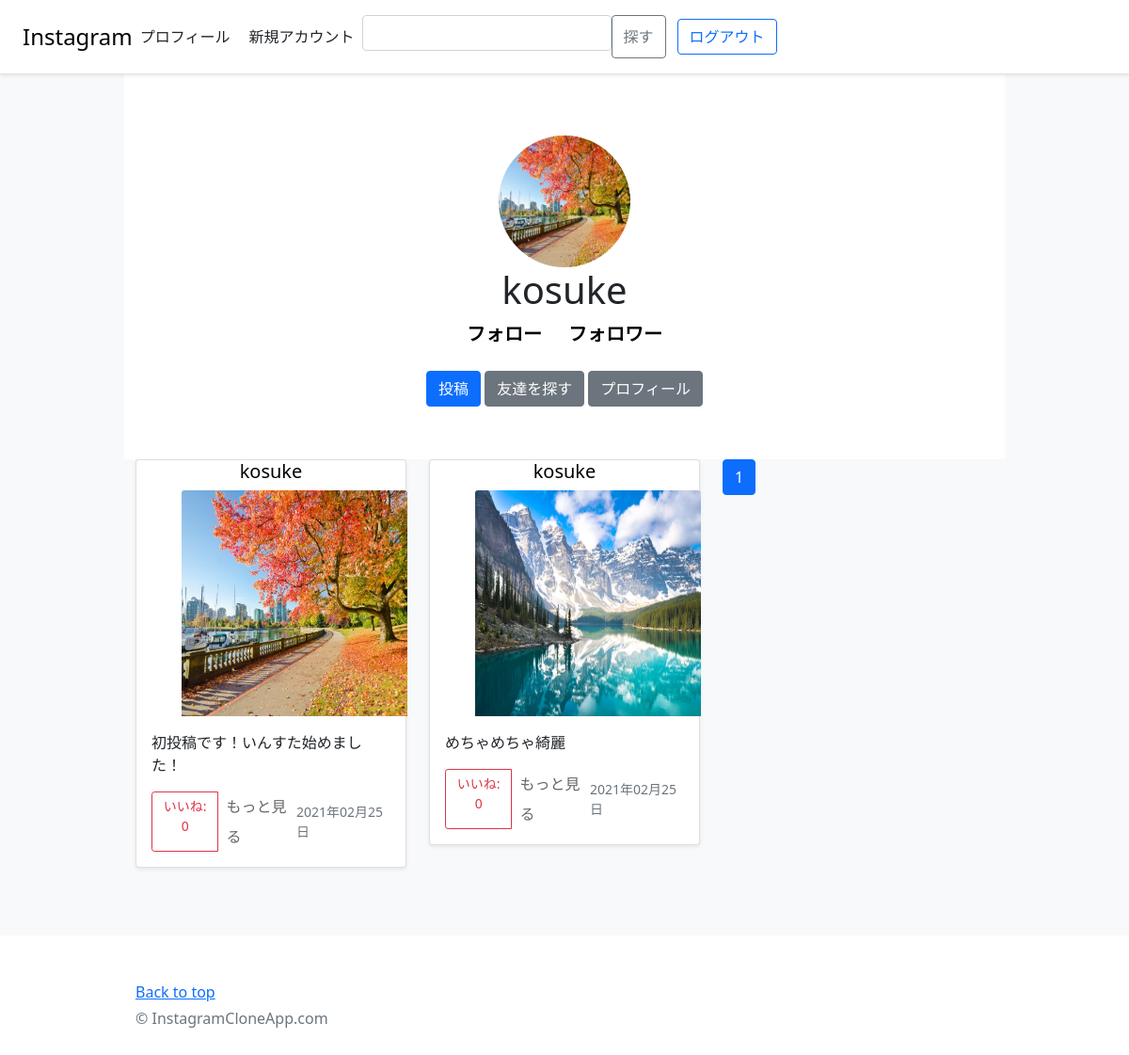
Before: /home (signed in) with the older database file.
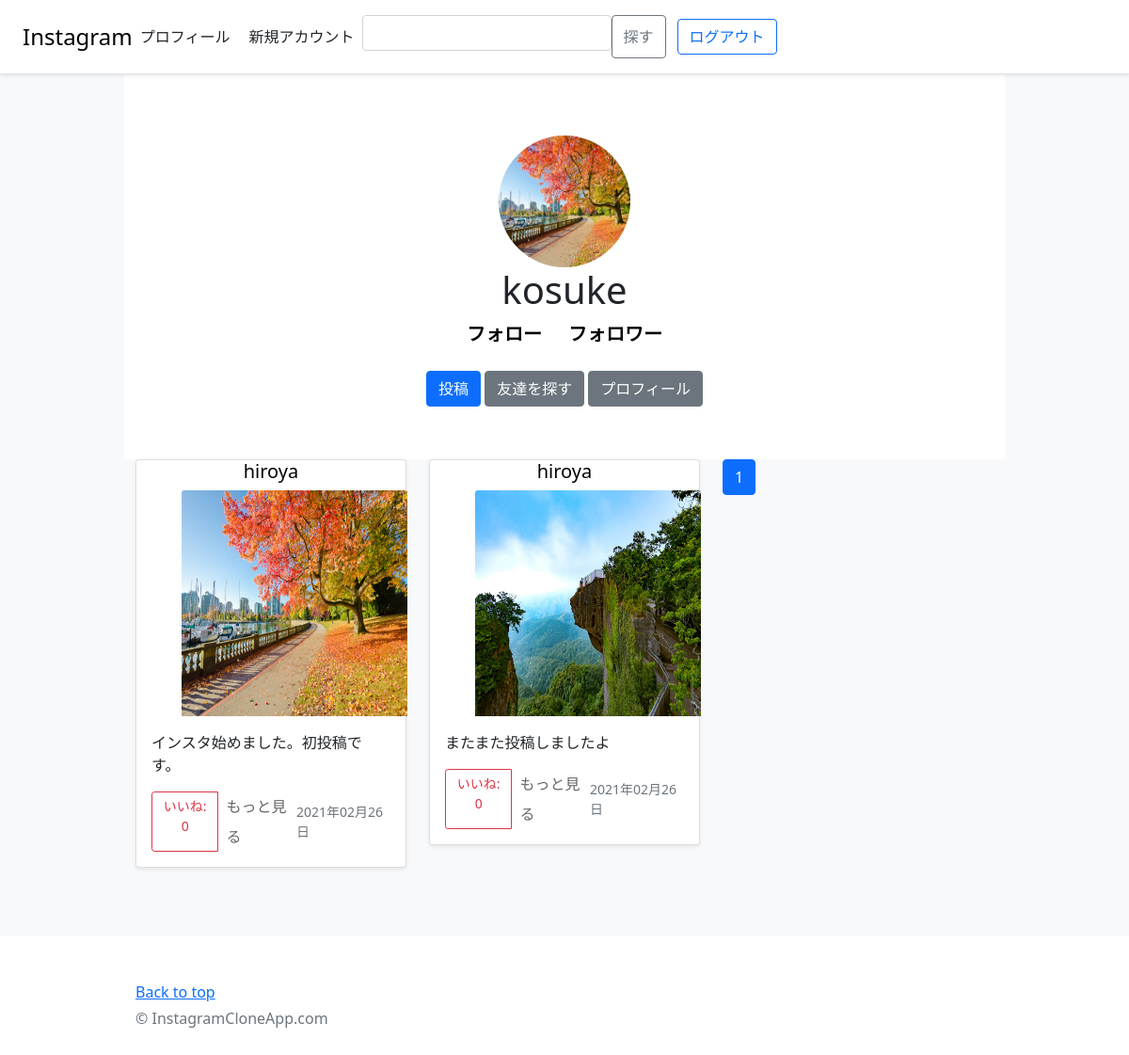
After: the same page with the newer database file.
### flaskr/models.py (models this page shows, shortened)
class User(db.Model, UserMixin):
    __tablename__ = 'users'
    id = db.Column(db.Integer, primary_key=True)
    picture_path = db.Column(db.Text)
    username = db.Column(db.String(60), index=True)
    email = db.Column(db.String(), unique=True, index=True)
    password = db.Column(db.String(64))
    profile_comment = db.Column(db.String(600))
    likes = db.relationship('PostLike', backref='users', lazy='dynamic')
    def has_liked_post(self, post):
        return PostLike.query.filter(PostLike.user_id == self.id, PostLike.post_id == post.id).count() > 0

class Post(db.Model):
    __tablename__ = 'posts'
    id = db.Column(db.Integer, primary_key=True)
    picture_path = db.Column(db.Text)
    content = db.Column(db.String(600), index=True)
    user_id = db.Column(db.Integer)
    like_count = db.Column(db.Integer)
    author = db.Column(db.String())
    date_posted = db.Column(db.String())
    edit_count = db.Column(db.Integer)

### flaskr/views.py (the view)
@bp.route('/', methods=['GET', 'POST'])
@bp.route('/home', methods=['GET', 'POST'])
@login_required
def home():
    page = request.args.get('page', 1, type=int)
    form = SearchForm(request.form)
    posts = Post.query.order_by(Post.date_posted.desc()).paginate(page=page, per_page=12)
    if request.method == 'POST' and form.validate():
        posts = Post.search_by_content(form.search_content.data).order_by(Post.date_posted.desc()).paginate(page=page, per_page=12)
    return render_template('home.html', posts=posts, form=form)

### flaskr/forms.py
class SearchForm(Form):
    search_content = StringField('', validators=[DataRequired()])
    submit = SubmitField('探す')

### flaskr/models.py (called while the page is built)
@login_manager.user_loader
def load_user(user_id):
    return User.query.get(user_id)

### flaskr/templates/home.html (shortened to what this page needs)
{% extends 'base.html' %}
{% from "_formhelpers.html" import render_field %}
{% block search %}
  <form class="d-flex" method="POST">
    {{ render_field(form.search_content, class='form-control me-2') }}
    {{ form.submit(class="btn  btn-outline-secondary" ) }}
  </form>
{% endblock search %}
{% block content %}
<section class="jumbotron text-center">
  <div class="container">
    {% if current_user.picture_path%}
    <a href="{{ url_for('app.current_user_profile') }}"><img  class="top-image-of-user" src="{{ url_for('static', filename=current_user.picture_path) }}" alt=""></a>
    {% endif %}
    <h1 class="jumbotron-heading">{{ current_user.username }}</h1>
    <p class="ff-layout">
      <a href="" class="following">フォロー</a>
      <a href="" class="following">フォロワー</a>
    </p>
    <p>
      <a href="{{ url_for('app.post') }}" class="btn btn-primary my-2">投稿</a>
      <a href="{{ url_for('app.search_friends') }}" class="btn btn-secondary my-2">友達を探す</a>
      <a href="{{ url_for('app.current_user_profile') }}" class="btn btn-secondary my-2">プロフィール</a>
    </p>
  </div>
</section>
{% if posts %}
  {% for post in posts.items %}
  <div class="col-md-4">
    <div class="card mb-4 shadow-sm">
      <h5 class="post-username"><a href="{{ url_for('app.user_profile', user_id=post.user_id) }}" class="post-username-a">{{ post.author }}</a></h5>
      <div class="col-lg-2 offset-lg-2">
        {% if post.picture_path %}
        <img  src="{{ url_for('static', filename=post.picture_path) }}" class="bd-placeholder-img card-img-top" style="width:240px; height:240px;" >
        {% endif %}
      </div>
      <div class="card-body">
        <p class="card-text">{{ post.content }}</p>
        <div class="d-flex justify-content-between align-items-center">
          <div class="btn-group">
            {% if current_user.has_liked_post(post) %}
              <a href="{{ url_for('app.likes', post_id=post.id, action='unlike') }}" class="btn btn-sm btn-outline-danger">いいね: {{ post.like_count }}</a>
            {% else%}
              <a href="{{ url_for('app.likes', post_id=post.id, action='like') }}" class="btn btn-sm btn-outline-danger">いいね: {{ post.like_count }}</a>
            {% endif %}
            <a href="{{ url_for('app.see_post', post_id=post.id) }}" class="see-more">もっと見る</a>
          </div>
          <small class="text-muted">{{ post.date_posted }}</small>
        </div>
      </div>
    </div>
  </div>
  {% endfor %}
{% else %}
<p>投稿はありません</p>
{% endif %}
<div class="page-btn">
  {% for page_num in posts.iter_pages(left_edge=1, right_edge=1, left_current=1, right_current=2) %}
    {% if page_num %}
      {% if posts.page == page_num %}
        <a class="btn btn-primary mb-4" href="{{ url_for('app.home', page=page_num) }}">{{ page_num }}</a>
      {% else %}
        <a class="btn btn-outline-primary mb-4" href="{{ url_for('app.home', page=page_num) }}">{{ page_num }}</a>
      {% endif %}
    {% else %}
      ...
    {% endif %}
  {% endfor %}
</div>
{% endblock content %}

### flaskr/templates/base.html (shortened to what this page needs)
<!doctype html>
<html lang="en">
  <head>
    <link href="/docs/4.2/dist/css/bootstrap.min.css" rel="stylesheet">
    <link href="https://cdn.jsdelivr.net/npm/bootstrap@5.0.0-beta2/dist/css/bootstrap.min.css" rel="stylesheet">
  </head>
  <body>
    <header>
      <div class="header">
        <div class="d-flex flex-column flex-md-row align-items-center p-3 px-md-4 mb-3 bg-white border-bottom shadow-sm">
          <h4 class="my-0 mr-md-auto font-weight-normal"><a href="{{ url_for('app.home') }}" class="title-of-app">Instagram</a></h4>
          <nav class="my-2 my-md-0 mr-md-3">
            <a class="p-2 text-dark" style="text-decoration: none;" href="{{ url_for('app.current_user_profile') }}">プロフィール</a>
            <a class="p-2 text-dark" style="text-decoration: none;" href="{{ url_for('app.signup') }}">新規アカウント</a>
          </nav>
          {% block search %}
          {% endblock search %}
          <a class="btn btn-outline-primary " style="margin-left: 12px;" href="{{url_for('app.logout')}}">ログアウト</a>
        </div>
      </div>
    </header>
<main role="main">
  <div class="album py-5 bg-light">
    <div class="container">
      <div class="row">
        {% block content %}
        {% endblock content %}
      </div>
    </div>
  </div>
</main>
<footer class="text-muted">
  <div class="container">
    <p class="float-right">
      <a href="#">Back to top</a>
    </p>
    <p>&copy; InstagramCloneApp.com</p>
  </div>
</footer>
      </body>
</html>

### flaskr/templates/base.html (style rules this page uses)
html { font-size: 14px; }
@media (min-width: 768px) { html { font-size: 16px; } }
.container { max-width: 960px; }
.jumbotron { padding-top: 3rem; padding-bottom: 3rem; margin-bottom: 0; background-color: #fff; }
@media (min-width: 768px) { .jumbotron { padding-top: 6rem; padding-bottom: 3rem; } }
.jumbotron p:last-child { margin-bottom: 0; }
.jumbotron-heading { font-weight: 300; }
.jumbotron .container { max-width: 40rem; }
footer { padding-top: 3rem; padding-bottom: 3rem; }
footer p { margin-bottom: .25rem; }
.header { z-index: 1; position: fixed; left: 0; top: 0; width: 100%; }
.title-of-app { text-decoration: none; color: black; }
.top-image-of-user { width: 140px; height: 140px; border-radius: 50%; }
.post-username { font-weight: lighter; text-align: center; }
.post-username-a { text-decoration: none; color: black; }
.see-more { text-decoration: none; color: #666; line-height: 32px; margin-left: 8px; }
.page-btn { width: 100px; }
.following { margin: 12px; font-size: 20px; font-weight: bold; text-align: center; text-decoration: none; color: black; }

Changed rows visible on the page:
changed Post: author "kosuke" → "hiroya"; picture_path: a different picture; content "初投稿です！いんすた始めました！" → "インスタ始めました。初投稿です。"; date_posted "2021年02月25日" → "2021年02月26日"
changed Post: author "kosuke" → "hiroya"; picture_path: a different picture; content "めちゃめちゃ綺麗" → "またまた投稿しましたよ"; date_posted "2021年02月25日" → "2021年02月26日"
